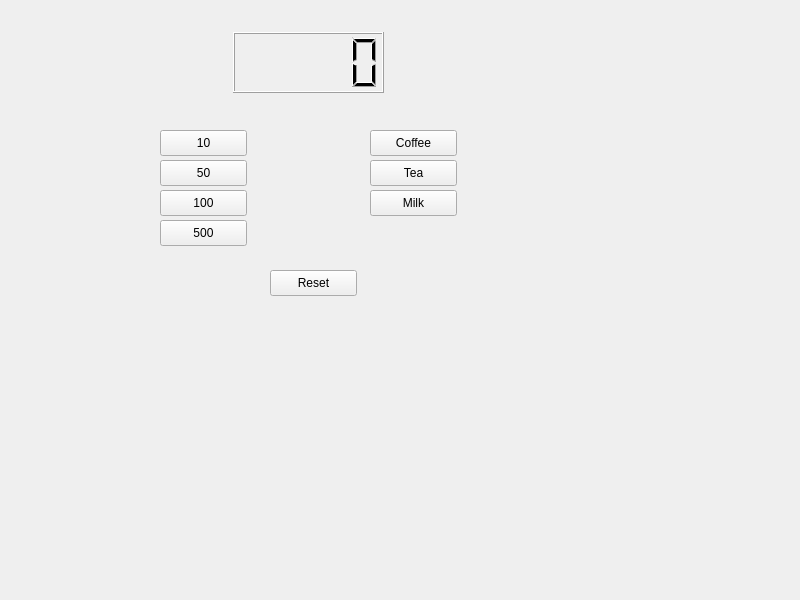
<?xml version="1.0" encoding="UTF-8"?>
<ui version="4.0">
 <class>Widget</class>
 <widget class="QWidget" name="Widget">
  <property name="geometry">
   <rect>
    <x>0</x>
    <y>0</y>
    <width>800</width>
    <height>600</height>
   </rect>
  </property>
  <property name="windowTitle">
   <string>Widget</string>
  </property>
  <widget class="QLCDNumber" name="lcdNumber">
   <property name="geometry">
    <rect>
     <x>233</x>
     <y>32</y>
     <width>151</width>
     <height>61</height>
    </rect>
   </property>
  </widget>
  <widget class="QPushButton" name="btn10">
   <property name="geometry">
    <rect>
     <x>160</x>
     <y>130</y>
     <width>87</width>
     <height>26</height>
    </rect>
   </property>
   <property name="text">
    <string>10</string>
   </property>
  </widget>
  <widget class="QPushButton" name="btn50">
   <property name="geometry">
    <rect>
     <x>160</x>
     <y>160</y>
     <width>87</width>
     <height>26</height>
    </rect>
   </property>
   <property name="text">
    <string>50</string>
   </property>
  </widget>
  <widget class="QPushButton" name="btn100">
   <property name="geometry">
    <rect>
     <x>160</x>
     <y>190</y>
     <width>87</width>
     <height>26</height>
    </rect>
   </property>
   <property name="text">
    <string>100</string>
   </property>
  </widget>
  <widget class="QPushButton" name="btn500">
   <property name="geometry">
    <rect>
     <x>160</x>
     <y>220</y>
     <width>87</width>
     <height>26</height>
    </rect>
   </property>
   <property name="text">
    <string>500</string>
   </property>
  </widget>
  <widget class="QPushButton" name="btnCoffee">
   <property name="geometry">
    <rect>
     <x>370</x>
     <y>130</y>
     <width>87</width>
     <height>26</height>
    </rect>
   </property>
   <property name="text">
    <string>Coffee</string>
   </property>
  </widget>
  <widget class="QPushButton" name="btnMilk">
   <property name="geometry">
    <rect>
     <x>370</x>
     <y>190</y>
     <width>87</width>
     <height>26</height>
    </rect>
   </property>
   <property name="text">
    <string>Milk</string>
   </property>
  </widget>
  <widget class="QPushButton" name="btnTea">
   <property name="geometry">
    <rect>
     <x>370</x>
     <y>160</y>
     <width>87</width>
     <height>26</height>
    </rect>
   </property>
   <property name="text">
    <string>Tea</string>
   </property>
  </widget>
  <widget class="QPushButton" name="btnReset">
   <property name="geometry">
    <rect>
     <x>270</x>
     <y>270</y>
     <width>87</width>
     <height>26</height>
    </rect>
   </property>
   <property name="text">
    <string>Reset</string>
   </property>
  </widget>
 </widget>
 <resources/>
 <connections/>
</ui>
